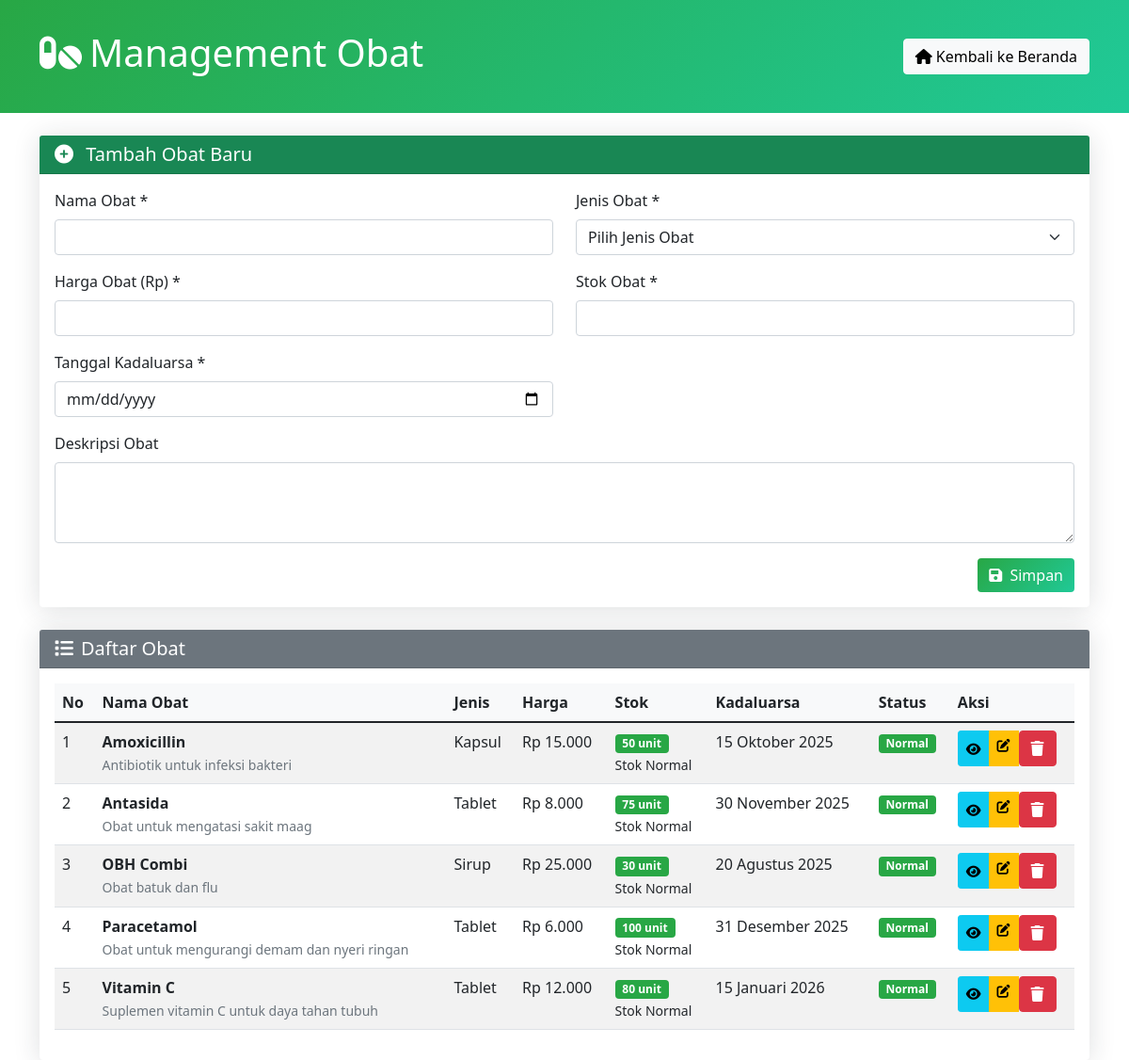
The page /modules/rekammedis/obat.php on the database as committed earlier.
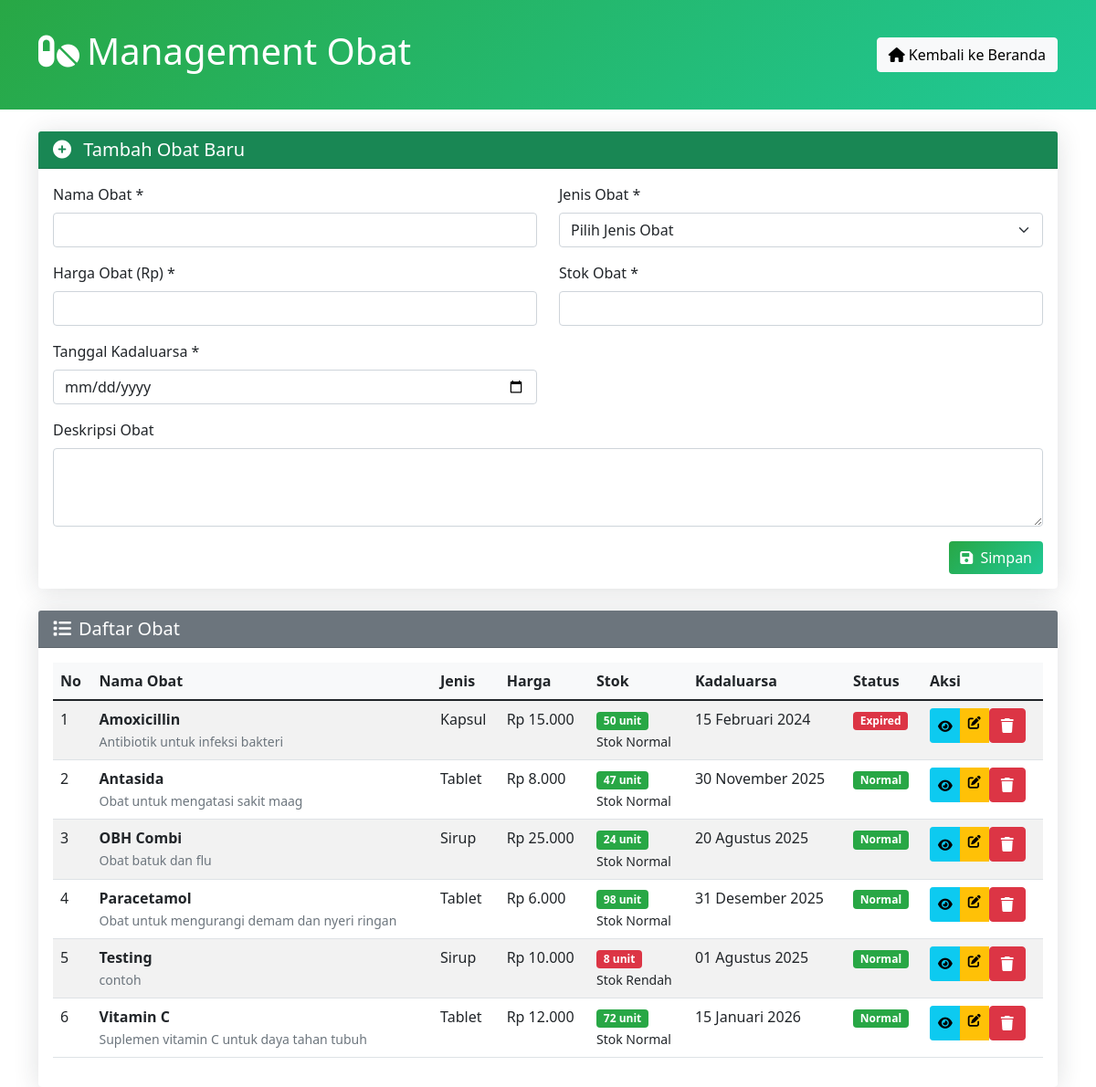
The same page on the database as committed later.
### tables this page shows
CREATE TABLE `obat` (
  `ID_obat` int(11) NOT NULL,
  `nama_obat` varchar(100) NOT NULL,
  `jenis_obat` varchar(50) NOT NULL,
  `harga_obat` decimal(10,2) NOT NULL,
  `stok_obat` int(11) NOT NULL,
  `deskripsi` text DEFAULT NULL,
  `tanggal_kadaluarsa` date DEFAULT NULL,
  `created_at` timestamp NOT NULL DEFAULT current_timestamp(),
  `updated_at` timestamp NOT NULL DEFAULT current_timestamp() ON UPDATE current_timestamp()
);

### modules/rekammedis/koneksi.php (called while the page is built, shortened)
<?php
if (!function_exists('formatTanggalIndo')) {
    function formatTanggalIndo($tanggal) {
        $bulan = array(
            1 => 'Januari', 'Februari', 'Maret', 'April', 'Mei', 'Juni',
            'Juli', 'Agustus', 'September', 'Oktober', 'November', 'Desember'
        );
        $pecahkan = explode('-', $tanggal);
        if (count($pecahkan) == 3 && checkdate($pecahkan[1], $pecahkan[2], $pecahkan[0])) {
            return $pecahkan[2] . ' ' . $bulan[(int)$pecahkan[1]] . ' ' . $pecahkan[0];
        }
        return $tanggal;
    }
}
if (!function_exists('formatRupiah')) {
    function formatRupiah($angka) {
        return 'Rp ' . number_format($angka, 0, ',', '.');
    }
}
?>

### modules/rekammedis/obat.php (the view, shortened to what this page needs)
<?php
include_once 'koneksi.php';
$obat = $pdo->query("SELECT * FROM obat ORDER BY nama_obat ASC")->fetchAll();
$edit_data = null;
?>
<!DOCTYPE html>
<html lang="id">
<head>
    <link href="https://cdn.jsdelivr.net/npm/bootstrap@5.1.3/dist/css/bootstrap.min.css" rel="stylesheet">
    <link href="https://cdnjs.cloudflare.com/ajax/libs/font-awesome/6.0.0/css/all.min.css" rel="stylesheet">
</head>
<body>
    <div class="header-section">
        <div class="container">
            <div class="d-flex justify-content-between align-items-center">
                <h1><i class="fas fa-pills me-2"></i>Management Obat</h1>
                <a href="index.php" class="btn btn-light">
                    <i class="fas fa-home me-1"></i>Kembali ke Beranda
                </a>
            </div>
        </div>
    </div>
    <div class="container mt-4">
        <div class="card mb-4">
            <div class="card-header bg-success text-white">
                <h5 class="mb-0">
                    <i class="fas fa-plus-circle me-2"></i>
                    <?php echo $edit_data ? 'Edit Obat' : 'Tambah Obat Baru'; ?>
                </h5>
            </div>
            <div class="card-body">
                <form method="POST">
                    <div class="row">
                        <div class="col-md-6 mb-3">
                            <label class="form-label">Nama Obat *</label>
                            <input type="text" name="nama_obat" class="form-control" value="<?php echo $edit_data ? $edit_data['nama_obat'] : ''; ?>" required>
                        </div>
                        <div class="col-md-6 mb-3">
                            <label class="form-label">Jenis Obat *</label>
                            <select name="jenis_obat" class="form-select" required>
                                <option value="">Pilih Jenis Obat</option>
                            </select>
                        </div>
                    </div>
                    <div class="row">
                        <div class="col-md-6 mb-3">
                            <label class="form-label">Harga Obat (Rp) *</label>
                            <input type="number" name="harga_obat" class="form-control" min="0" step="0.01" value="<?php echo $edit_data ? $edit_data['harga_obat'] : ''; ?>" required>
                        </div>
                        <div class="col-md-6 mb-3">
                            <label class="form-label">Stok Obat *</label>
                            <input type="number" name="stok_obat" class="form-control" min="0" value="<?php echo $edit_data ? $edit_data['stok_obat'] : ''; ?>" required>
                        </div>
                    </div>
                    <div class="row">
                        <div class="col-md-6 mb-3">
                            <label class="form-label">Tanggal Kadaluarsa *</label>
                            <input type="date" name="tanggal_kadaluarsa" class="form-control" value="<?php echo $edit_data ? $edit_data['tanggal_kadaluarsa'] : ''; ?>" required>
                        </div>
                    </div>
                    <div class="mb-3">
                        <label class="form-label">Deskripsi Obat</label>
                        <textarea name="deskripsi" class="form-control" rows="3"><?php echo $edit_data ? $edit_data['deskripsi'] : ''; ?></textarea>
                    </div>
                    <div class="text-end">
                        <button type="submit" class="btn btn-success">
                            <i class="fas fa-save me-1"></i>
                            <?php echo $edit_data ? 'Update' : 'Simpan'; ?>
                        </button>
                    </div>
                </form>
            </div>
        </div>
        <div class="card">
            <div class="card-header bg-secondary text-white">
                <h5 class="mb-0"><i class="fas fa-list me-2"></i>Daftar Obat</h5>
            </div>
            <div class="card-body">
                <div class="table-responsive">
                    <table class="table table-striped table-hover">
                        <thead>
                            <tr>
                                <th>No</th>
                                <th>Nama Obat</th>
                                <th>Jenis</th>
                                <th>Harga</th>
                                <th>Stok</th>
                                <th>Kadaluarsa</th>
                                <th>Status</th>
                                <th>Aksi</th>
                            </tr>
                        </thead>
                        <tbody>
                            <?php if (empty($obat)): ?>
                                <tr>
                                    <td colspan="8" class="text-center">Belum ada data obat</td>
                                </tr>
                            <?php else: ?>
                                <?php $no = 1; foreach ($obat as $o): ?>
                                    <?php
                                    $stok_class = $o['stok_obat'] <= 10 ? 'badge-stok-rendah' : 'badge-stok-normal';
                                    $stok_text = $o['stok_obat'] <= 10 ? 'Stok Rendah' : 'Stok Normal';
                                    $today = new DateTime();
                                    $expired_date = new DateTime($o['tanggal_kadaluarsa']);
                                    $diff = $today->diff($expired_date);
                                    if ($expired_date < $today) {
                                        $expired_class = 'badge-expired';
                                        $expired_text = 'Expired';
                                    } elseif ($diff->days <= 30) {
                                        $expired_class = 'badge-akan-expired';
                                        $expired_text = 'Akan Expired';
                                    } else {
                                        $expired_class = 'badge-stok-normal';
                                        $expired_text = 'Normal';
                                    }
                                    ?>
                                    <tr>
                                        <td><?php echo $no++; ?></td>
                                        <td>
                                            <strong><?php echo $o['nama_obat']; ?></strong>
                                            <?php if ($o['deskripsi']): ?>
                                                <br><small class="text-muted"><?php echo substr($o['deskripsi'], 0, 50) . (strlen($o['deskripsi']) > 50 ? '...' : ''); ?></small>
                                            <?php endif; ?>
                                        </td>
                                        <td><?php echo $o['jenis_obat']; ?></td>
                                        <td><?php echo formatRupiah($o['harga_obat']); ?></td>
                                        <td>
                                            <span class="badge <?php echo $stok_class; ?>">
                                                <?php echo $o['stok_obat']; ?> unit
                                            </span>
                                            <br><small><?php echo $stok_text; ?></small>
                                        </td>
                                        <td><?php echo formatTanggalIndo($o['tanggal_kadaluarsa']); ?></td>
                                        <td>
                                            <span class="badge <?php echo $expired_class; ?>">
                                                <?php echo $expired_text; ?>
                                            </span>
                                        </td>
                                        <td>
                                            <div class="btn-group btn-group-sm">
                                                <button class="btn btn-info" data-bs-toggle="modal" data-bs-target="#detailModal<?php echo $o['ID_obat']; ?>">
                                                    <i class="fas fa-eye"></i>
                                                </button>
                                                <a href="?edit=<?php echo $o['ID_obat']; ?>" class="btn btn-warning">
                                                    <i class="fas fa-edit"></i>
                                                </a>
                                                <form method="POST" style="display: inline;" onsubmit="return confirm('Yakin ingin menghapus obat ini?');">
                                                    <button type="submit" class="btn btn-danger">
                                                        <i class="fas fa-trash"></i>
                                                    </button>
                                                </form>
                                            </div>
                                        </td>
                                    </tr>
                                <?php endforeach; ?>
                            <?php endif; ?>
                        </tbody>
                    </table>
                </div>
            </div>
        </div>
    </div>
</body>
</html>

### modules/rekammedis/obat.php (style rules this page uses)
.header-section { background: linear-gradient(135deg, #28a745 0%, #20c997 100%); color: white; padding: 2rem 0; }
.card { box-shadow: 0 0.15rem 1.75rem 0 rgba(33, 40, 50, 0.15); border: none; }
.table th { background-color: #f8f9fa; font-weight: 600; }
.btn-success { background: linear-gradient(135deg, #28a745 0%, #20c997 100%); border: none; }
.badge-stok-rendah { background-color: #dc3545; }
.badge-stok-normal { background-color: #28a745; }
.badge-expired { background-color: #dc3545; }

Rows that differ between the two databases and show on the page:
changed obat "Amoxicillin": tanggal_kadaluarsa "15 Oktober 2025" → "15 Februari 2024"; tanggal_kadaluarsa "Normal" → "Expired"
changed obat "Antasida": stok_obat "75" → "47"
changed obat "OBH Combi": stok_obat "30" → "24"
changed obat "Paracetamol": stok_obat "100" → "98"
added obat: nama_obat "Testing", deskripsi "contoh", jenis_obat "Sirup", harga_obat "Rp 10.000", stok_obat "8", stok_obat "Stok Rendah", tanggal_kadaluarsa "01 Agustus 2025", tanggal_kadaluarsa "Normal"
changed obat "Vitamin C": stok_obat "80" → "72"
